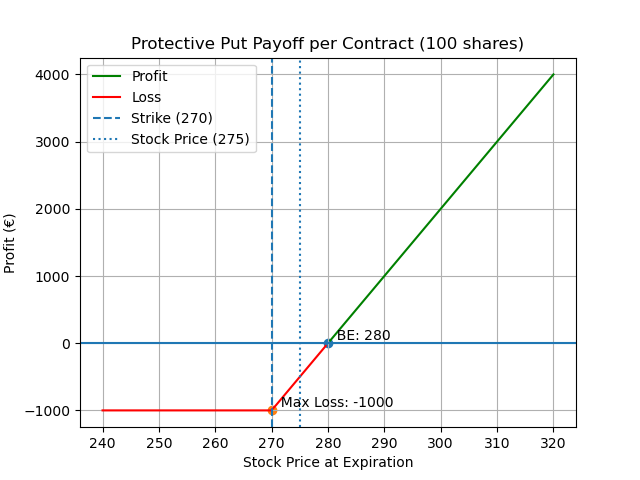

Write the Python code that produced this figure.
import numpy as np
import matplotlib.pyplot as plt

# parameters
S0 = 275
K = 270
premium = 5
contract_size = 100

# Stock range
S = np.linspace(240, 320, 100)

# Payoff per contract
payoff = ((S - S0) - premium + np.maximum(K - S, 0)) * contract_size

# Breakeven and max-loss
breakeven = S0 + premium
max_loss = (K - S0 - premium) * contract_size


# Separate profit/loss
profit = np.where(payoff > 0, payoff, np.nan)
loss = np.where(payoff <= 0, payoff, np.nan)


# Plots
plt.figure()
plt.plot(S, profit, color='green', label="Profit")
plt.plot(S, loss, color='red', label="Loss")

# Reference lines
plt.axhline(0)
plt.axvline(K, linestyle='--', label="Strike (270)")
plt.axvline(S0, linestyle=':', label="Stock Price (275)")

# Break-even point
plt.scatter(breakeven, 0)
plt.text(breakeven, 0, f"  BE: {breakeven}", verticalalignment='bottom')

# Max loss point (flat region)
plt.scatter(K, max_loss)
plt.text(K, max_loss, f"  Max Loss: {max_loss}", verticalalignment='bottom')

# Titles
plt.title("Protective Put Payoff per Contract (100 shares)")
plt.xlabel("Stock Price at Expiration")
plt.ylabel("Profit (€)")

plt.legend()
plt.grid()

plt.show()
